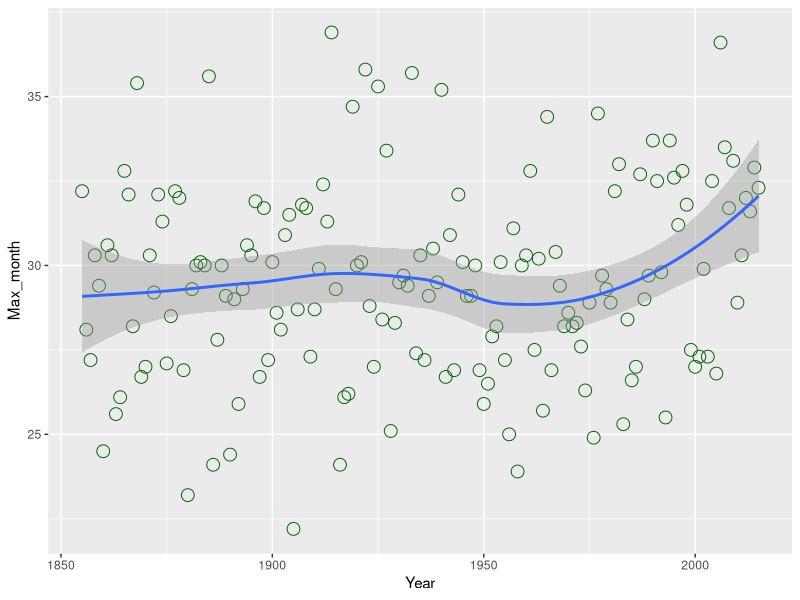

This chart was generated by the following R code:
library(dplyr)
library(ggplot2)

dataw <- read.csv("data/melbourne.csv", header = TRUE)

input <- dataw %>%
        filter(Month == 10) %>%
        group_by(Year) %>%
        summarise(Max_month = max(Max))
        
input

plot <- ggplot(input, aes(x=Year, y = Max_month)) +
        geom_point(size=4, shape=21, colour = "darkgreen") +
        geom_smooth(method=loess)
plot

